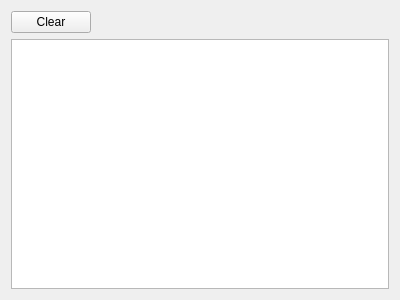
<?xml version="1.0" encoding="UTF-8"?>
<ui version="4.0">
 <class>GMessageView</class>
 <widget class="QWidget" name="GMessageView">
  <property name="geometry">
   <rect>
    <x>0</x>
    <y>0</y>
    <width>400</width>
    <height>300</height>
   </rect>
  </property>
  <property name="windowTitle">
   <string>GMessageView</string>
  </property>
  <layout class="QGridLayout" name="gridLayout">
   <item row="0" column="0">
    <widget class="QPushButton" name="m_clear">
     <property name="cursor">
      <cursorShape>PointingHandCursor</cursorShape>
     </property>
     <property name="text">
      <string>Clear</string>
     </property>
    </widget>
   </item>
   <item row="0" column="1">
    <spacer name="horizontalSpacer">
     <property name="orientation">
      <enum>Qt::Horizontal</enum>
     </property>
     <property name="sizeHint" stdset="0">
      <size>
       <width>40</width>
       <height>20</height>
      </size>
     </property>
    </spacer>
   </item>
   <item row="1" column="0" colspan="2">
    <widget class="QTextEdit" name="m_message">
     <property name="readOnly">
      <bool>true</bool>
     </property>
    </widget>
   </item>
  </layout>
 </widget>
 <resources/>
 <connections/>
</ui>
